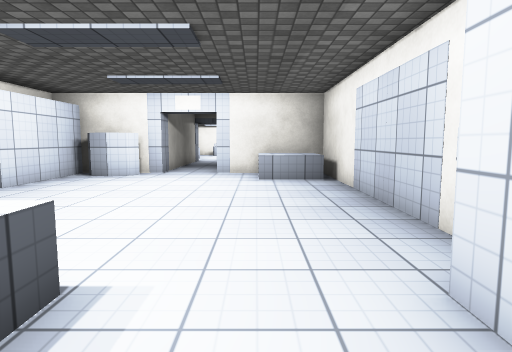
view 1 (above)

15 first-person views from a walk through a 3-D level made in the Unity game engine. The camera is 1.2 m above the floor, tilts 6° down and sees 75° across. The floor is counted in squares, 1 m on a side. Each view is taken from the middle of a square. On the plan, view 1 faces up. The plan holds only what a view shows up to about 14 squares ahead; the rest is blank. The place goes on beyond the plan. The player character is not drawn. Surface patterns are stand-ins for the level's own textures.

view 2
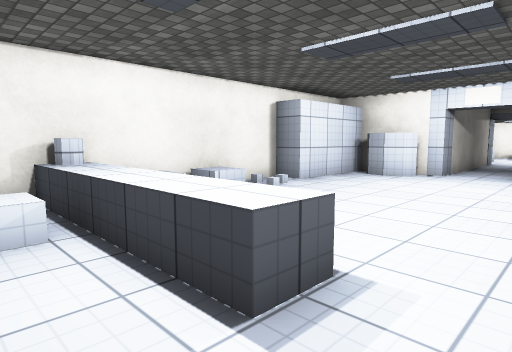

view 3
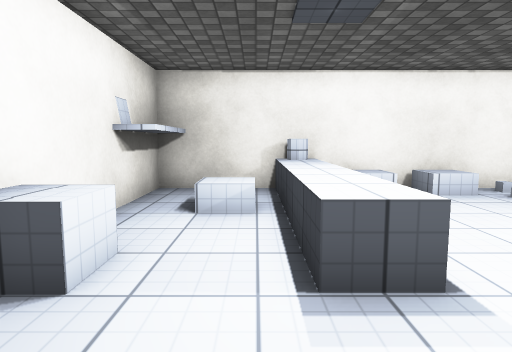

view 4
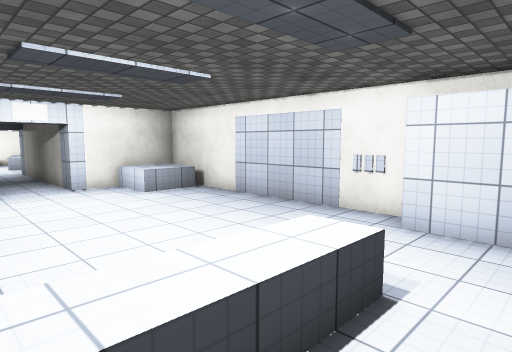

view 5
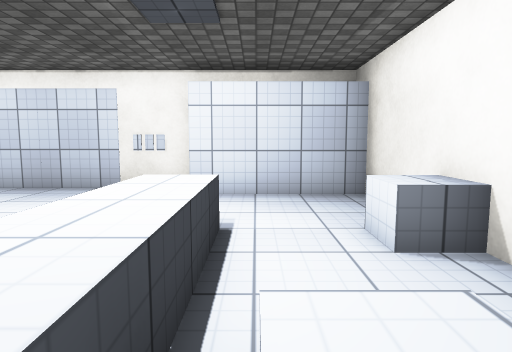

view 6
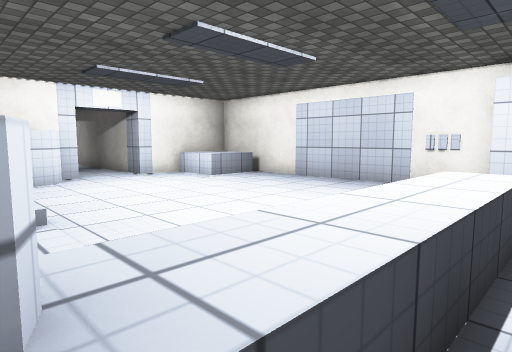

view 7
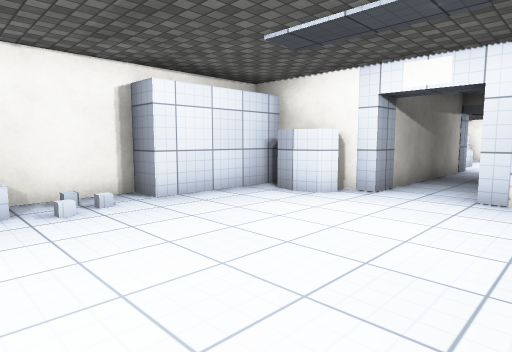

view 8
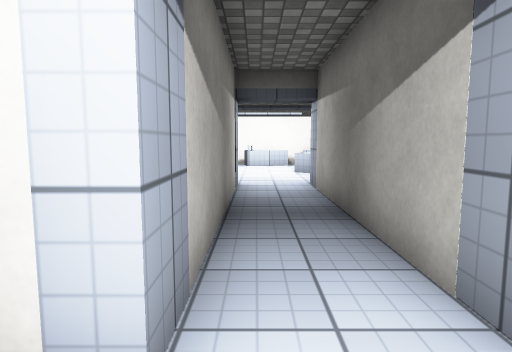

view 9
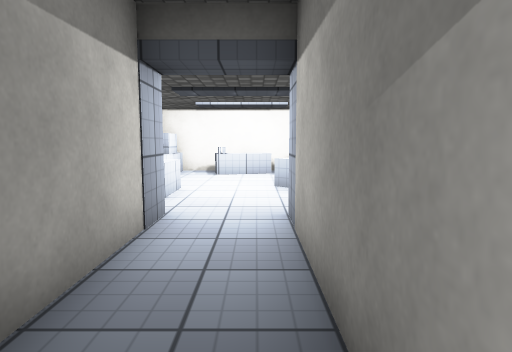

view 10
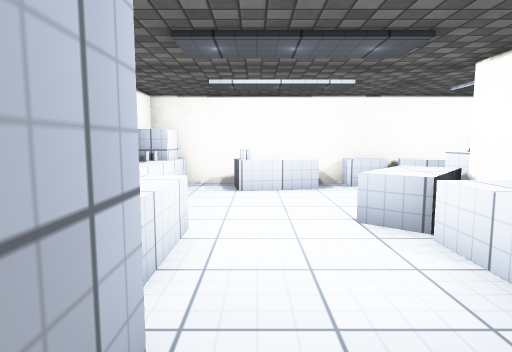

view 11
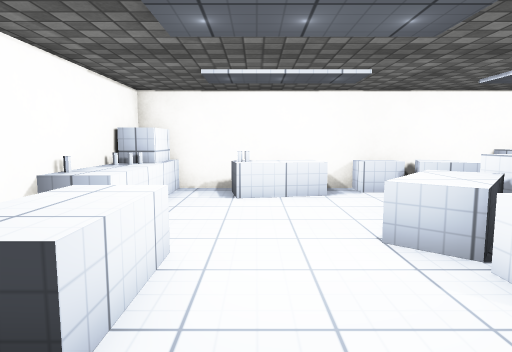

view 12
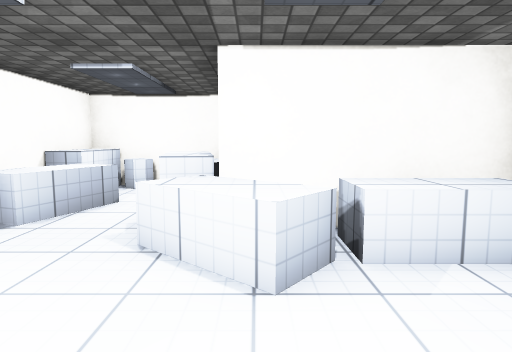

view 13
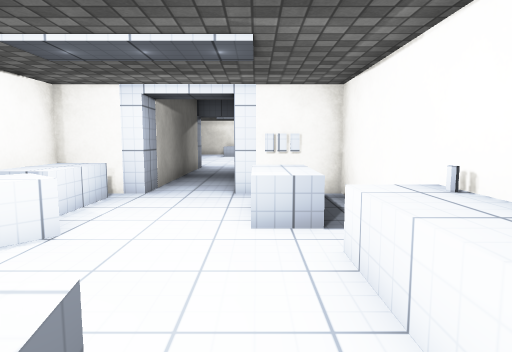

view 14
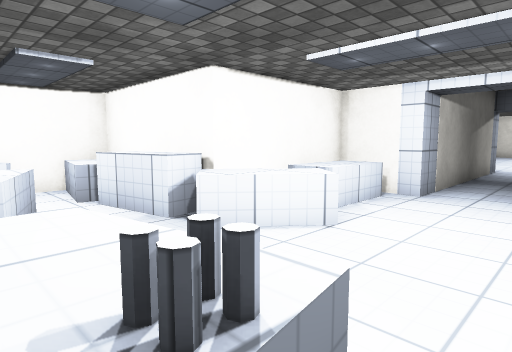

view 15
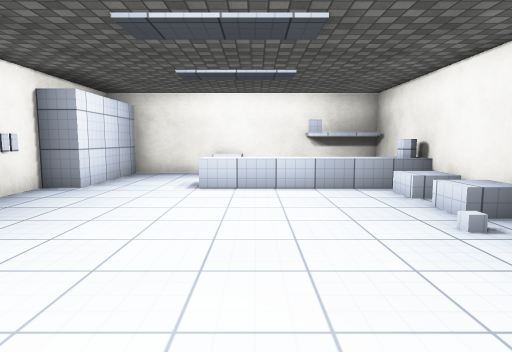

### Floor plan
Key: @ floor where view 1 was taken; # wall or solid block; . floor; / step, stairs or slope; = window, fence, low wall or low ledge; ^ raised ledge; O other object.
Columns run from 8 left of view 1 to 5 right of it. Each row starts with its distance up from view 1.
 29   ##########
 28   #O.^^.^^^^^#
 27   #O.^^..^^==#
 26   #O.......^^#
 25   #O...=^^^^^#
 24   #....^^#####
 23   #^^..^^#
 22   #^^..^^#
 21   #....^^#
 20   ###..###
 19     #..#
 18     #..#
 17     #..#
 16     #..#
 15     #..#
 14     #..#
 13  ####..####
 12  #^^#...OOO#
 11  #......OOO#
 10  #......OOO#
  9 ##.........#
  8 #..........O
  7 #..........O
  6 #..........O
  5 #O.........O
  4 #O.........#
  3 #..........#
  2 #^^^^^^...##
  1 #../......#
  0 #../....@.#
 -1 #OOO..O...#
 -2  ##########

Positions as (right, up) in squares from view 1, and headings:
1: (0, 0), facing up
2: (0, 0), facing up-left
3: (1, 1), facing left
4: (-5, 0), facing up-right
5: (-6, 1), facing right
6: (-7, 1), facing up-right
7: (0, 5), facing up-left
8: (-3, 11), facing up
9: (-2, 15), facing up
10: (-3, 19), facing up
11: (-3, 20), facing up
12: (-4, 24), facing right
13: (-4, 28), facing down
14: (-4, 28), facing down-right
15: (-3, 11), facing down
